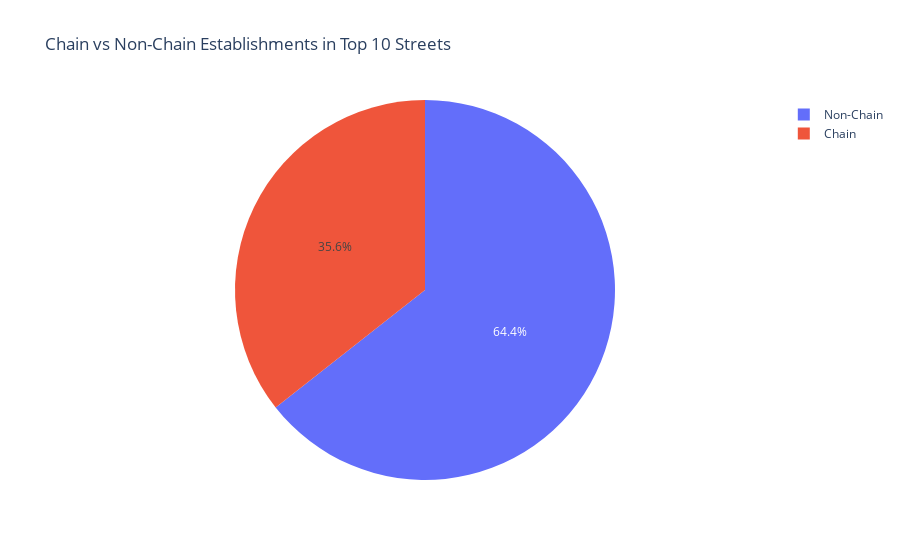

Notebook cell for this chart:
### Code cell
# create a varaible to hold the labels for the graph 
top_ten_chain_labels = ['Non-Chain', 'Chain']
# create a variable to hold the values for the graph
top_ten_chain_type_count = top_ten_chain_type['count']

# graph the data
top_ten_chain_pie = go.Figure(data = [go.Pie(labels = top_ten_chain_labels, values = top_ten_chain_type_count)])
top_ten_chain_pie.update_layout(title = 'Chain vs Non-Chain Establishments in Top 10 Streets')
top_ten_chain_pie.show()

### Figure 1 — Plotly figure (JSON) as saved in the notebook; plotly's stock layout.template omitted (floating-point values rounded to 4 significant figures)
{"data": [{"labels": ["Non-Chain", "Chain"], "type": "pie", "values": [1331, 736]}], "layout": {"title": {"text": "Chain vs Non-Chain Establishments in Top 10 Streets"}}}
